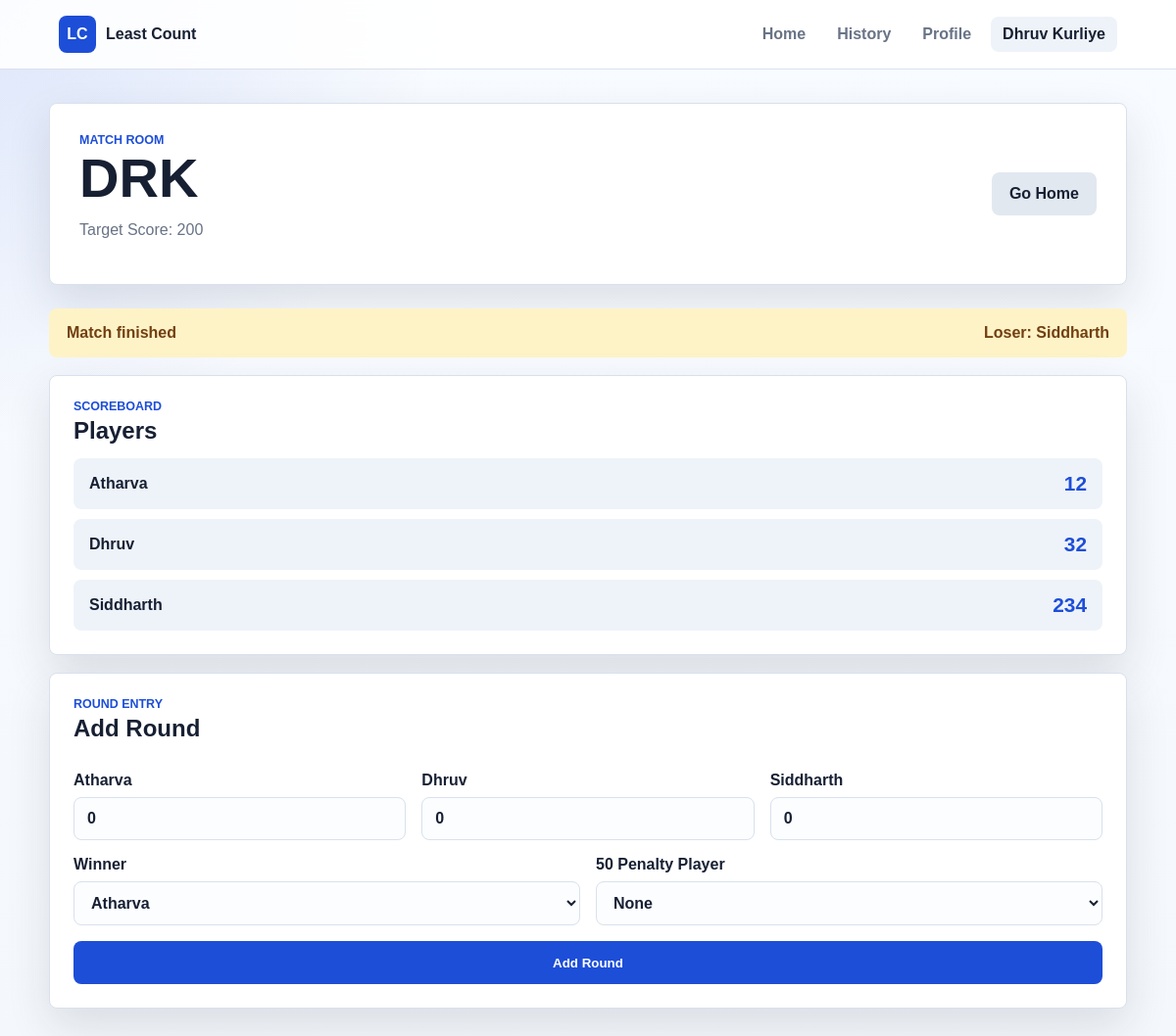
Page /match/1 (signed in) on the committed database.
### app/models.py (models this page shows)
class Match(Base):
    __tablename__ = "matches"
    id = Column(Integer, primary_key=True)
    name = Column(String)
    target_score = Column(Integer)
    created_by = Column(Integer, ForeignKey("users.id"))
    is_finished = Column(Boolean, default=False)
    loser = Column(String, nullable=True)
    created_at = Column(DateTime, default=datetime.utcnow)
    players = relationship("Player", back_populates="match")
    rounds = relationship("Round", back_populates="match")

class Player(Base):
    __tablename__ = "players"
    id = Column(Integer, primary_key=True)
    name = Column(String)
    total_score = Column(Integer, default=0)
    match_id = Column(Integer, ForeignKey("matches.id"))
    match = relationship("Match", back_populates="players")

### app/routes/match_routes.py (the view)
@router.get("/match/{match_id}")
def match_page(
    match_id: int,
    request: Request,
    db: Session = Depends(get_db)
):
    if not current_username(request):
        return login_redirect()
    match = db.query(Match).filter(Match.id == match_id).first()
    players = db.query(Player).filter(
        Player.match_id == match_id
    ).all()
    return templates.TemplateResponse(
        request,
        "match.html",
        {
            "request": request,
            "match": match,
            "players": players,
            "current_user": current_username(request)
        }
    )

### app/templates/match.html (shortened to what this page needs)
{% extends "base.html" %}
{% block content %}
<section class="page-header">
    <div>
        <p class="eyebrow">Match room</p>
        <h1>{{ match.name }}</h1>
        <p class="muted">Target Score: {{ match.target_score }}</p>
    </div>
    <a class="button secondary" href="/dashboard">Go Home</a>
</section>
{% if match.is_finished %}
<div class="winner-banner">
    <span>Match finished</span>
    <strong>Loser: {{ match.loser }}</strong>
</div>
{% endif %}
<section class="panel">
    <div class="section-title compact">
        <div>
            <p class="eyebrow">Scoreboard</p>
            <h2>Players</h2>
        </div>
    </div>
    <div class="score-list">
        {% for player in players %}
        <div class="score-row">
            <span>{{ player.name }}</span>
            <strong>{{ player.total_score }}</strong>
        </div>
        {% endfor %}
    </div>
</section>
<form class="panel form-panel" method="post" action="/match/{{ match.id }}/round">
    <div class="section-title compact">
        <div>
            <p class="eyebrow">Round entry</p>
            <h2>Add Round</h2>
        </div>
    </div>
    <div class="round-grid">
    {% for player in players %}
    <label>
        {{ player.name }}
        <input type="number" name="score_{{ player.id }}" value="0" min="0">
    </label>
    {% endfor %}
    </div>
    <div class="form-grid">
        <label>
            Winner
            <select name="winner">
                {% for player in players %}
                <option>{{ player.name }}</option>
                {% endfor %}
            </select>
        </label>
        <label>
            50 Penalty Player
            <select name="loser_penalty">
                <option value="">None</option>
            </select>
        </label>
    </div>
    <button class="button" type="submit">
        Add Round
    </button>
</form>
{% endblock %}

### app/static/style.css (style rules this page uses)
* { box-sizing: border-box; }
:root { --bg: #f4f7fb; --panel: #ffffff; --panel-soft: #eef3f9; --text: #172033; --muted: #687386; --line: #d9e1ec; --primary: #1d4ed8; --primary-dark: #173ea6; --success: #0f766e; --warning: #a16207; --danger: #b91c1c; --shadow: 0 18px 45px rgba(30, 41, 59, 0.12); }
body { margin: 0; background: radial-gradient(circle at top left, rgba(29, 78, 216, 0.12), transparent 28rem), linear-gradient(180deg, #f8fbff 0%, var(--bg) 100%); color: var(--text); font-family: Arial, Helvetica, sans-serif; }
a { color: inherit; text-decoration: none; }
.hero, .page-header, .profile-panel { display: flex; align-items: center; justify-content: space-between; gap: 24px; margin-bottom: 24px; padding: 30px; border: 1px solid var(--line); border-radius: 8px; background: var(--panel); box-shadow: var(--shadow); }
.hero h1, .page-header h1, .profile-panel h1, .auth-card h1 { margin: 4px 0 10px; font-size: clamp(2rem, 5vw, 3.5rem); line-height: 1; }
.hero p, .muted { color: var(--muted); }
.eyebrow { margin: 0; color: var(--primary); font-size: 0.78rem; font-weight: 800; letter-spacing: 0; text-transform: uppercase; }
.button, button { display: inline-flex; align-items: center; justify-content: center; min-height: 44px; padding: 0 18px; border: 0; border-radius: 8px; background: var(--primary); color: white; cursor: pointer; font-weight: 800; transition: transform 0.18s ease, box-shadow 0.18s ease, background 0.18s ease; }
.button.secondary { background: #e2e8f0; color: var(--text); }
.stats-grid, .match-grid, .round-grid, .form-grid { display: grid; gap: 16px; }
.stat-card, .card, .panel, .auth-card { border: 1px solid var(--line); border-radius: 8px; background: var(--panel); box-shadow: var(--shadow); }
.section-title { display: flex; align-items: end; justify-content: space-between; margin: 10px 0 14px; }
.section-title h2 { margin: 4px 0 0; }
.section-title.compact { margin-top: 0; }
.panel, .form-panel { padding: 24px; margin-top: 18px; }
label { display: grid; gap: 8px; color: var(--text); font-weight: 800; }
input, textarea, select { width: 100%; padding: 12px 13px; border: 1px solid var(--line); border-radius: 8px; background: #fbfdff; color: var(--text); font: inherit; outline: none; transition: border-color 0.18s ease, box-shadow 0.18s ease; }
.form-panel { display: grid; gap: 16px; }
.form-grid, .round-grid { grid-template-columns: repeat(auto-fit, minmax(190px, 1fr)); }
.score-list { display: grid; gap: 10px; }
.score-row { display: flex; align-items: center; justify-content: space-between; gap: 16px; padding: 14px 16px; border-radius: 8px; background: var(--panel-soft); }
.score-row span { font-weight: 800; }
.score-row strong { color: var(--primary); font-size: 1.3rem; }
.winner-banner { display: flex; justify-content: space-between; gap: 16px; margin-bottom: 18px; padding: 16px 18px; border-radius: 8px; background: #fef3c7; color: #713f12; font-weight: 800; }

### rows in the picture
Match: name "DRK", target_score "200", loser "Siddharth"
Player: name "Atharva", total_score "12"
Player: name "Dhruv", total_score "32"
Player: name "Siddharth", total_score "234"

### other values in the picture
{{ current_user }} "Dhruv Kurliye"
form field winner "Atharva"
